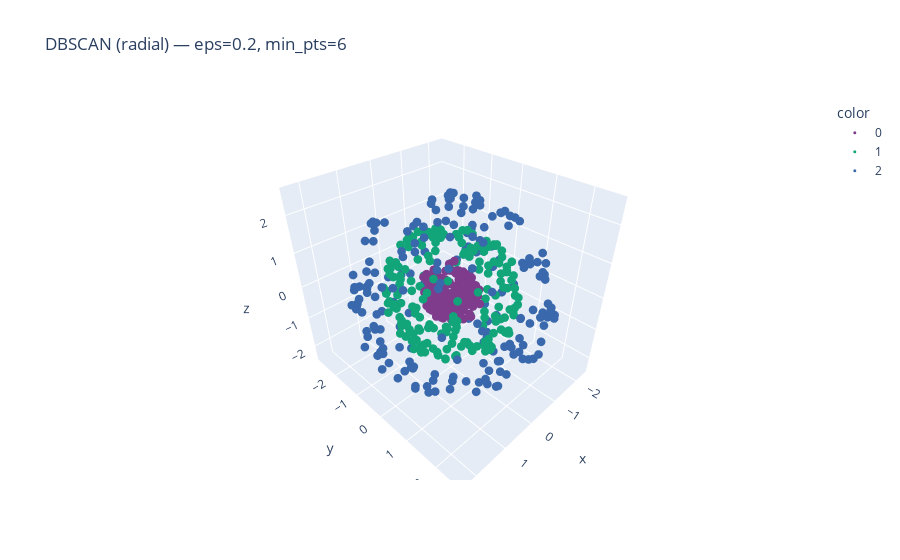

Notebook cell for this chart:
### Markdown cell above
### Exercício 2: DBSCAN com distância radial

Usando os dados das **3 esferas concêntricas** do exercício anterior:

1. Implemente a **distância radial** e use-a no DBSCAN. A **distância radial** entre dois pontos \(x_i\) e \(x_j\) é a diferença absoluta entre suas distâncias à origem: $d_{\text{radial}}(x_i, x_j) = \big|\;\|x_i\|_2 - \|x_j\|_2\;\big|$
2. Plote o **K-Distance radial** para sugerir `eps`.  
3. Teste combinações de `eps` e `min_samples`.  
4. Visualize em 3D os clusters obtidos e compare com o resultado usando distância euclidiana.  
5. Comente brevemente qual configuração foi melhor e por quê a métrica radial ajuda nesse dataset.

### Code cell
def radial_distance_matrix(X):
    radii = np.linalg.norm(X, axis=1)
    return np.abs(radii[:, np.newaxis] - radii)

def plot_k_distance_radial(X, min_pts):
    D = radial_distance_matrix(X)
    k = int(min_pts)
    kth = np.partition(D, k, axis=1)[:, k]
    kth_sorted = np.sort(kth)

    plt.figure(figsize=(8,5))
    plt.plot(kth_sorted)
    plt.title(f"K-Distance (Radial, min_pts={min_pts})")
    plt.xlabel("Pontos ordenados")
    plt.ylabel("Distância radial")
    plt.grid(True, alpha=0.3)
    plt.show()

plot_k_distance_radial(X_spheres, min_pts=6)

eps_values = [0.05, 0.08, 0.10, 0.12, 0.15, 0.20]
min_pts_values = [4, 6, 8]

for eps in eps_values:
    for min_pts in min_pts_values:
        db_radial = DBSCAN(eps=eps, min_pts=min_pts, metric='radial')
        labels_r = db_radial.fit_predict(X_spheres)
        n_clusters = len(np.unique(labels_r)) - (1 if -1 in labels_r else 0)
        n_noise = np.sum(labels_r == -1)
        print(f"eps={eps:.2f}, min_pts={min_pts} clusters={n_clusters}, ruído={n_noise}")

best_eps, best_min_pts = 0.2, 6   # ajuste com base no K-Distance
db_best_radial = DBSCAN(eps=best_eps, min_pts=best_min_pts, metric='radial')
labels_best_r = db_best_radial.fit_predict(X_spheres)

fig = px.scatter_3d(
    x=X_spheres[:, 0],
    y=X_spheres[:, 1],
    z=X_spheres[:, 2],
    color=labels_best_r.astype(str),
    title=f"DBSCAN (radial) — eps={best_eps}, min_pts={best_min_pts}",
    color_discrete_sequence=px.colors.qualitative.Bold,
)
fig.update_traces(marker=dict(size=3))
fig.show()

### Figure 1 — Plotly figure (JSON) as saved in the notebook; plotly's stock layout.template omitted (floating-point values rounded to 4 significant figures; data arrays with more than 128 entries replaced by an {"elided": "..."} marker saying what was removed)
{"data": [{"hovertemplate": "color=0<br>x=%{x}<br>y=%{y}<br>z=%{z}<extra></extra>", "legendgroup": "0", "marker": {"color": "rgb(127, 60, 141)", "size": 3, "symbol": "circle"}, "mode": "markers", "name": "0", "scene": "scene", "showlegend": true, "type": "scatter3d", "x": {"elided": "200 float values"}, "y": {"elided": "200 float values"}, "z": {"elided": "200 float values"}}, {"hovertemplate": "color=1<br>x=%{x}<br>y=%{y}<br>z=%{z}<extra></extra>", "legendgroup": "1", "marker": {"color": "rgb(17, 165, 121)", "size": 3, "symbol": "circle"}, "mode": "markers", "name": "1", "scene": "scene", "showlegend": true, "type": "scatter3d", "x": {"elided": "200 float values"}, "y": {"elided": "200 float values"}, "z": {"elided": "200 float values"}}, {"hovertemplate": "color=2<br>x=%{x}<br>y=%{y}<br>z=%{z}<extra></extra>", "legendgroup": "2", "marker": {"color": "rgb(57, 105, 172)", "size": 3, "symbol": "circle"}, "mode": "markers", "name": "2", "scene": "scene", "showlegend": true, "type": "scatter3d", "x": {"elided": "200 float values"}, "y": {"elided": "200 float values"}, "z": {"elided": "200 float values"}}], "layout": {"legend": {"title": {"text": "color"}, "tracegroupgap": 0}, "scene": {"domain": {"x": [0, 1], "y": [0, 1]}, "xaxis": {"title": {"text": "x"}}, "yaxis": {"title": {"text": "y"}}, "zaxis": {"title": {"text": "z"}}}, "title": {"text": "DBSCAN (radial) — eps=0.2, min_pts=6"}}}
